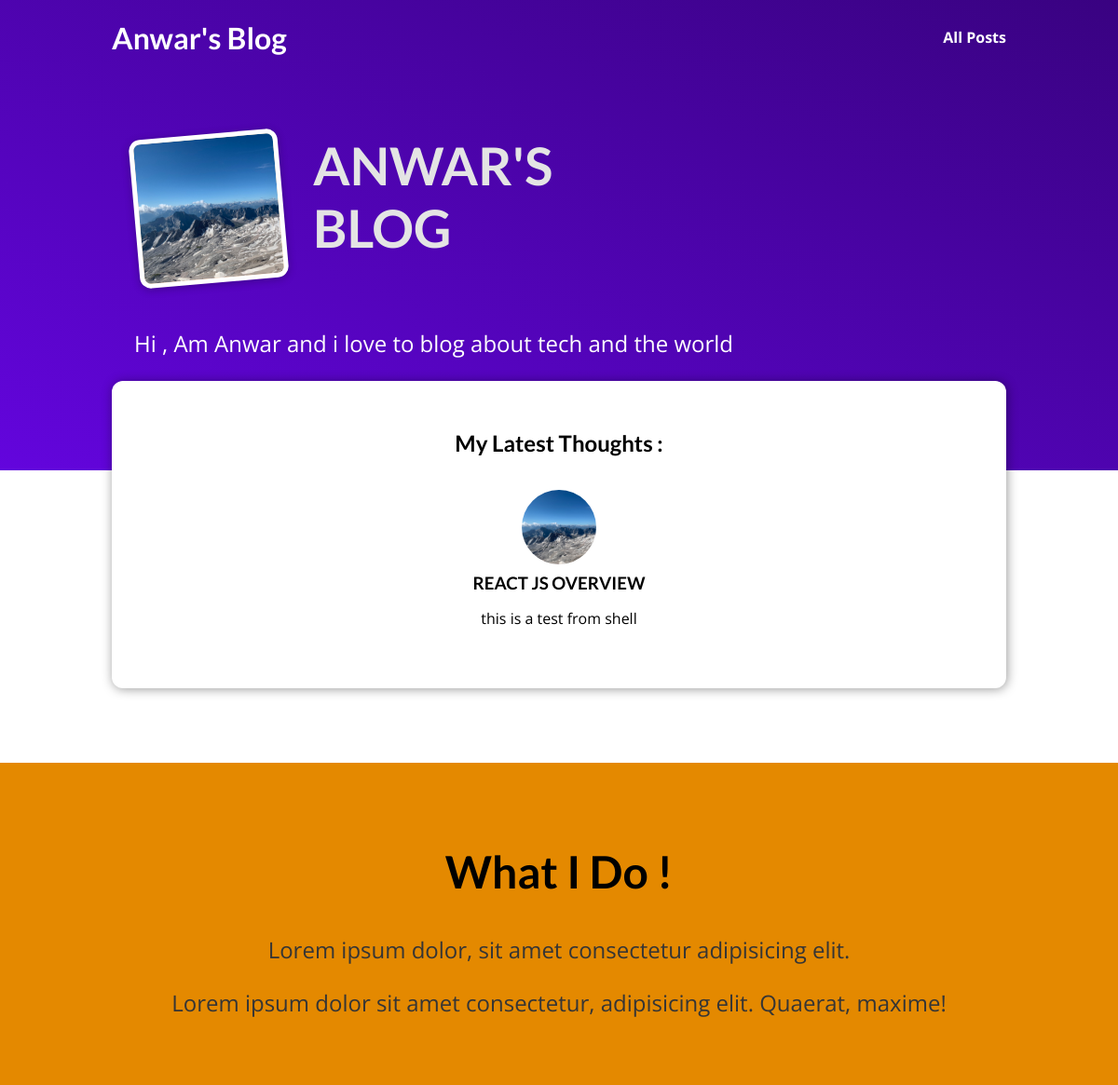
The app's page /, older data.
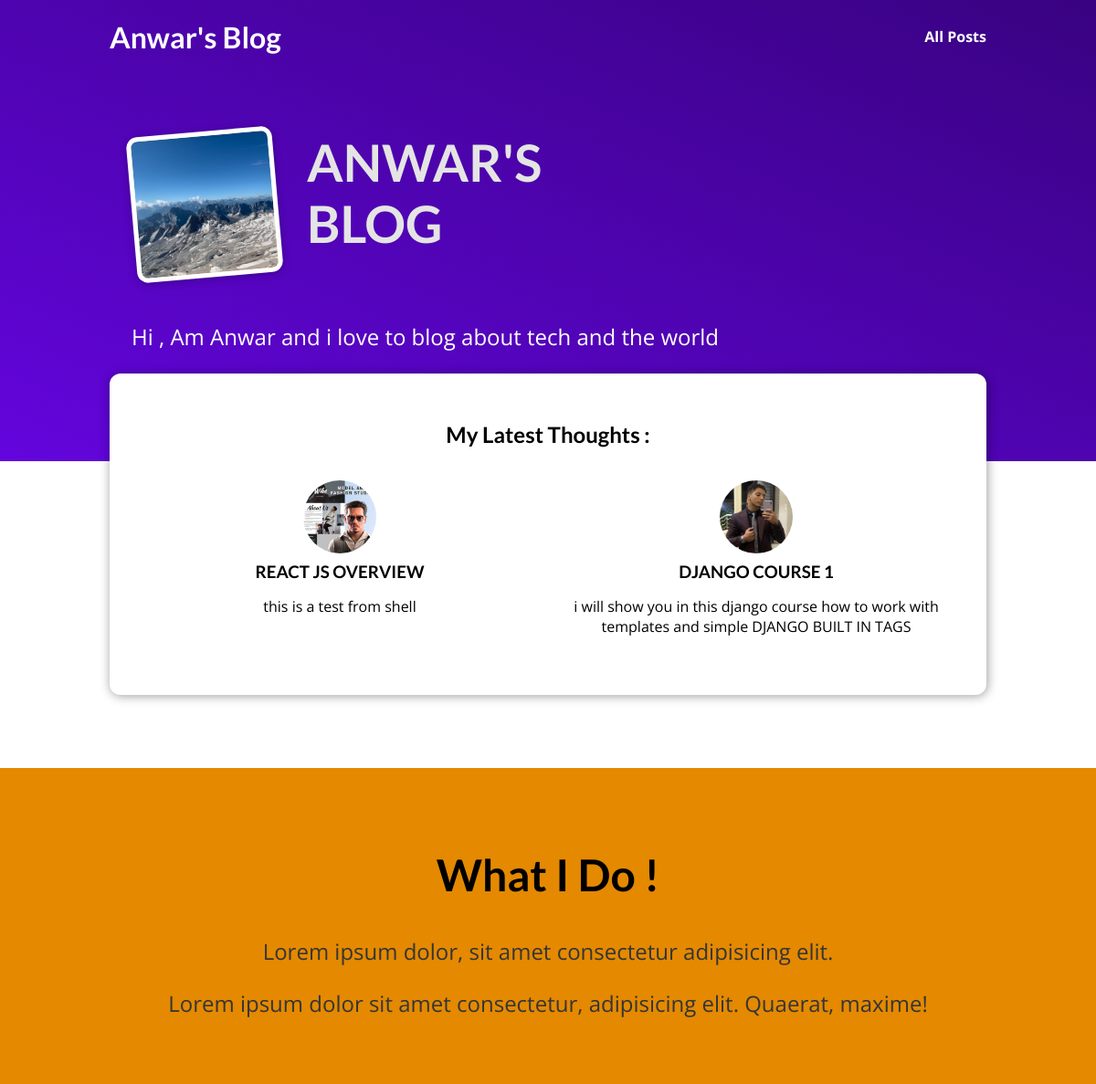
The same page, newer data.
### blog/models.py (models this page shows, shortened)
class Post(models.Model):
    title = models.CharField(max_length=70)
    excerpt = models.CharField(max_length=120)
    author = models.ForeignKey(Author, on_delete=models.SET_NULL, null=True, related_name="authorPosts")
    imageName = models.ImageField(upload_to="images")
    date = models.DateField(auto_now=True)
    slug = models.SlugField(db_index=True, null=False)
    content = models.TextField(validators=[MinLengthValidator(10)])
    tag = models.ManyToManyField(Tag, blank=True, related_name='Tags_Post')

### blog/views.py (the view)
# urls.py: path("", views.startingPage.as_view(), name="startingPage"),
class startingPage(TemplateView) :
    template_name ="blog/index.html"
    def get_context_data(self, **kwargs):
        context = super().get_context_data(**kwargs)
        context["latestPosts"] = Post.objects.all().order_by("-date")[:3] #getting 3 last  posts objects ordered
        return context

### blog/templates/blog/index.html (shortened to what this page needs)
{% extends "base.html" %}
{% load static %}
{% block cssFiles %}
        <link rel="stylesheet" href="{% static "blog/post.css" %}">
        <link rel="stylesheet" href="{% static "blog/index.css" %}">
{% endblock %}
{% block content %}
        <section id="welcome">
                <header>
                        <img src="{% static "blog/images/mountains.jpg" %}" alt="Anwar - the Author Of This Blog">
                        <h2>ANWAR'S BLOG</h2>
                </header>
                <p>
                    Hi , Am Anwar and i love to blog about tech and the world
                </p>
        </section>
        <section id="latest-posts">
                <h2>My Latest Thoughts : </h2>
                <ul>
                        {% for post in latestPosts %}
                                     {% include "blog/includes/post.html" %}
                        {% endfor %}
                </ul>
        </section>
        <section id="about">
            <h2>What I Do !</h2>
            <p>Lorem ipsum dolor, sit amet consectetur adipisicing elit.</p>
            <p>Lorem ipsum dolor sit amet consectetur, adipisicing elit. Quaerat, maxime!</p>
        </section>
    {% endblock %}

### templates/base.html (shortened to what this page needs)
{% load static %}
<!DOCTYPE html>
<html lang="en">
<head>
    <link rel="stylesheet" href="{% static "app.css"%}">
    {% block cssFiles %} {% endblock %}
</head>
<body>
    <header id="main-navigation">
        <h1><a href="{% url "startingPage" %}">Anwar's Blog</a></h1>
        <nav>
            <a href="{% url "postsPage" %}"">All Posts</a>
        </nav>
    </header>
    {% block content %}
    {% endblock %}
</body>
</html>

### blog/templates/blog/includes/post.html
{% load static %}
<li>
    <article class="post">
        <a href="{% url "postDetails-page" post.slug %}">
            <img src="{{post.imageName.url}}" alt="{{post.title}}">
            <div class="post__content">
                <h3>{{post.title}}</h3>
                <p>{{post.excerpt}}</p>
            </div>
        </a>
    </article>
</li>

### static/app.css (style rules this page uses)
* { box-sizing: border-box; }
html { font-family: 'Open Sans', 'Lato', sans-serif; }
body { margin: 0; }
h1, h2, h3 { font-family: 'Lato', sans-serif; font-weight: bold; }
#main-navigation { width: 100%; height: 5rem; display: flex; justify-content: space-between; align-items: center; padding: 0 10%; position: absolute; top: 0; left: 0; }
#main-navigation a { text-decoration: none; color: white; font-weight: bold; }

### blog/static/blog/post.css (style rules this page uses)
.post { display: flex; flex-direction: column; align-items: center; text-align: center; }
.post a { text-decoration: none; color: black; transition: all 0.2s ease; padding: 1rem; }
.post img { width: 5rem; height: 5rem; object-fit: cover; border-radius: 50%; }
.post h3 { margin: 0.25rem 0; }

### blog/static/blog/index.css (style rules this page uses)
#welcome { background: linear-gradient(to right top, #6305dd, #390281); padding: 6rem 12%; }
#welcome header { display: flex; align-items: flex-start; margin: 3rem auto; }
#welcome img { width: 10rem; height: 10rem; object-fit: cover; object-position: top; border: 5px solid white; border-radius: 12px; background-color: #ffe1bf; transform: rotateZ(-5deg); box-shadow: 0 2px 8px rgba(0, 0, 0, 0.25); }
#welcome h2 { font-size: 3.5rem; margin: 0 0 0 2rem; color: #e4e4e4; width: 10rem; }
#welcome p { color: white; font-size: 1.5rem; }
#latest-posts { background-color: white; padding: 2rem; border-radius: 12px; width: 60rem; margin: -6rem auto 2rem auto; box-shadow: 1px 1px 12px rgba(0, 0, 0, 0.4); }
#latest-posts h2 { text-align: center; }
#latest-posts ul { list-style: none; margin: 0; padding: 0; display: flex; gap: 1rem; }
#latest-posts li { flex: 1; }
#about { text-align: center; padding: 3rem; background-color: #e48900; margin-top: 5rem; }
#about h2 { font-size: 3rem; }
#about p { font-size: 1.5rem; color: #353535; }

Row changes from the older to the newer data that the page shows:
changed Post "REACT JS OVERVIEW": imageName: a different picture
added Post: imageName (picture), title "DJANGO COURSE 1", excerpt "i will show you in this django course how to work with templates and simple DJANGO BUILT IN TAGS"
